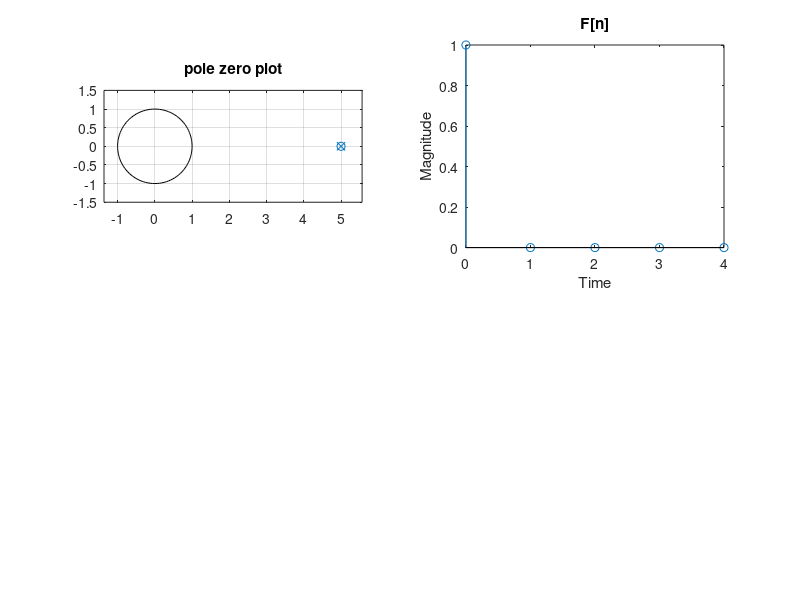

This figure's MATLAB source:
%matlab program to find impulse response of transfer function

clc;
clear;
close all;
n=input('enter the numerator:');
d=input('enter the denomerator:');
N=input('input the sampple: ');
subplot(221)
zplane(n,d);   
title('pole zero plot');
[m,t]=impz(n,d,N);   %impulse 
subplot(222);
stem(t,m);   
xlabel('Time');
ylabel('Magnitude')
title('F[n]');
disp(m);
